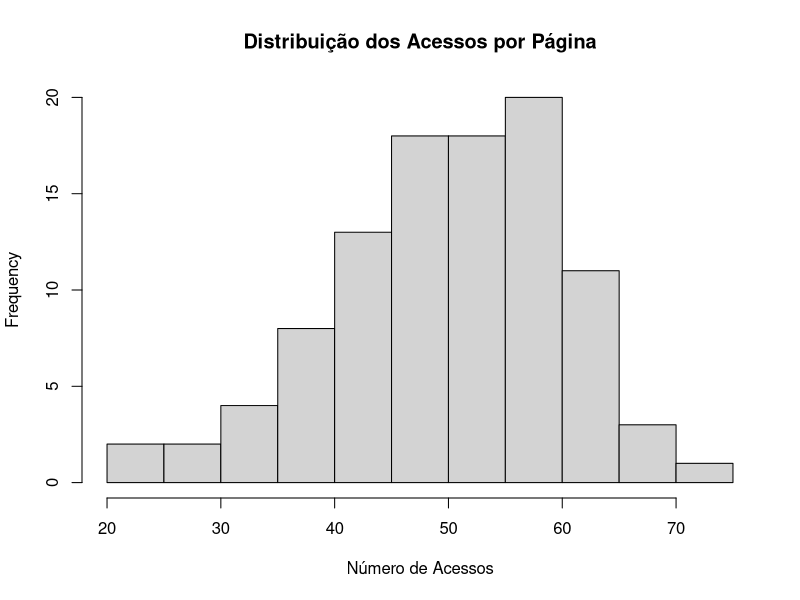

The R script that drew this image:
set.seed(42)  # Definir uma seed para reprodutibilidade

# Parâmetros
num_pages <- 100          # Número de páginas
mean_accesses <- 50       # Média de acessos por página
sd_accesses <- 10         # Desvio padrão dos acessos

# Gerar número de acessos por página usando uma distribuição normal
accesses_per_page <- round(rnorm(num_pages, mean = mean_accesses, sd = sd_accesses))

# Garantir que o número de acessos não seja menor que 1
accesses_per_page <- ifelse(accesses_per_page < 1, 1, accesses_per_page)

# Exibir distribuição dos acessos por página
accesses_per_page

# Exibir histograma para visualização
hist(accesses_per_page, main="Distribuição dos Acessos por Página", xlab="Número de Acessos")

